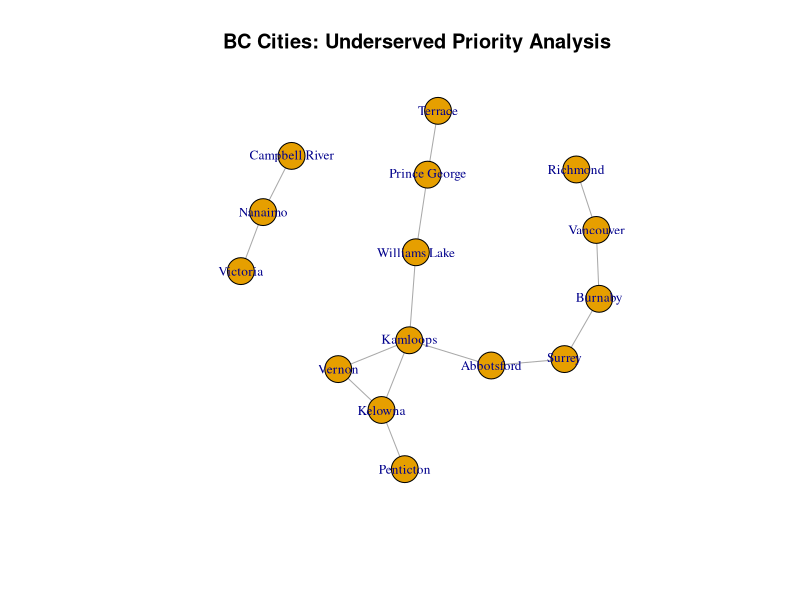

R code for this plot:
# Research Question1: 

# Metrics: Population of each area, closeness centrality of each area in the network, find underserved score = population/closeness centrality, highlighting areas with high population but low accessibility.

# Analysis: Identify areas with high underserved scores as priority zones. These are the areas where adding backup stations would likely have the most impact. Plot a graph to visualize results.



install.packages("igraph")
library(igraph)
getwd()
setwd("")
list.files()

area_df <- read.csv("bc_area_population.csv", 
                    header = TRUE,stringsAsFactors = FALSE)

area_df$Population <- as.numeric(area_df$Population)

rownames(area_df) <- area_df$AreaID

network_edges_data <- read.csv("bc_network_edges.csv", 
                               header = TRUE, 
                               stringsAsFactors = FALSE)

network_graph <- graph_from_data_frame(d = network_edges_data,
                                       vertices = area_df$AreaID,
                                       directed = FALSE)
print(area_df)
print(network_edges_data)

V(network_graph)$Population <- area_df[V(network_graph)$name, "Population"]

closeness_scores <- closeness(network_graph, normalized = TRUE)

results_df <- data.frame(
  AreaID = V(network_graph)$name,
  Population = V(network_graph)$Population,
  ClosenessCentrality = closeness_scores
)
print(results_df)

min_non_zero_closeness <- min(results_df$ClosenessCentrality[results_df$ClosenessCentrality > 0])
results_df$ClosenessCentrality[results_df$ClosenessCentrality == 0] <- min_non_zero_closeness / 10
results_df$UnderservedScore <- results_df$Population / results_df$ClosenessCentrality

results_df$PriorityRank <- rank(-results_df$UnderservedScore)


print("BC Cities Underserved Score Analysis (Higher Score = Higher Priority):")
top_results <- results_df[order(results_df$UnderservedScore, decreasing = TRUE), ]
print(top_results)

write.csv(top_results, "BC_Cities_Underserved_Score.csv", row.names = FALSE)

plot(network_graph,
     vertex.label = V(network_graph)$name,
     vertex.label.cex = 0.8,
     main = "BC Cities: Underserved Priority Analysis "
)
